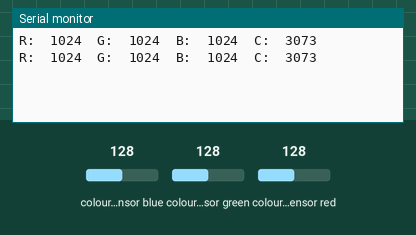
Recording of a sketch running on a simulated Arduino Uno, built with avr-gcc and run on an emulated ATmega328P. Shown: the last lines printed to the serial monitor. Inputs (shaded band) come from the test bench; at power-on: colour sensor blue 128, colour sensor green 128, colour sensor red 128.

Above: at 2.0 s.
2.1 s: colour sensor blue set to 5
At 3.2 s:
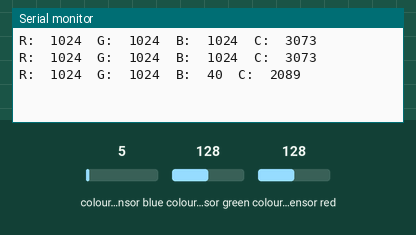
3.6 s: colour sensor green set to 5
At 3.6 s:
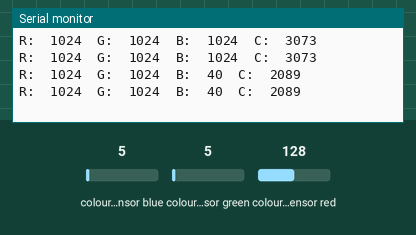
5.1 s: colour sensor red set to 5
At 6.3 s:
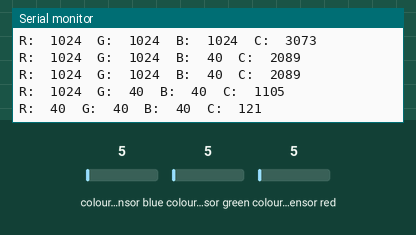
Timing chart, 0 to 8.1 s (numbered marks = the images above; inputs shaded):
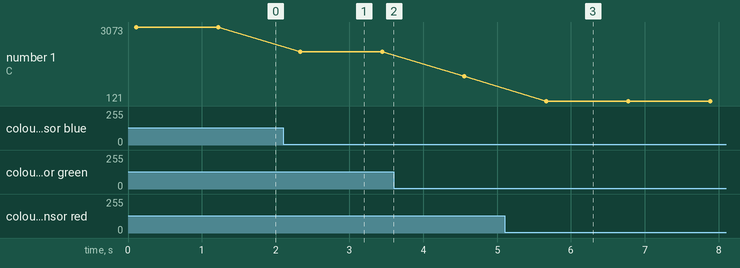

The sketch:

TCS3472_Sensor.ino
```cpp
#include "Wire.h"
#include "Adafruit_TCS34725.h"

// Initialize the TCS34725 sensor
Adafruit_TCS34725 tcs = Adafruit_TCS34725(TCS34725_INTEGRATIONTIME_50MS, TCS34725_GAIN_4X);

void setup() {
  Serial.begin(9600);

  // Initialize the sensor
  if (!tcs.begin()) {
    Serial.println("No TCS34725 found ... check your connections");
    while (1); // halt if the sensor is not found
  }
}

void loop() {
  uint16_t clear, red, green, blue;

  // Enable the sensor LED
  tcs.setInterrupt(false);
  delay(60); // Takes 50ms to read

  // Get the RGB values
  tcs.getRawData(&red, &green, &blue, &clear);

  // Disable the sensor LED
  tcs.setInterrupt(true);

  // Print the RGB values to the serial monitor
  Serial.print("R:\t"); Serial.print(red);
  Serial.print("\tG:\t"); Serial.print(green);
  Serial.print("\tB:\t"); Serial.print(blue);
  Serial.print("\tC:\t"); Serial.print(clear);
  Serial.print("\n");

  delay(1000); // Delay between readings
}
```

Measured:
- after the input at 2.1 s, the serial monitor: prints a new line after 0.23 s (image 1)
- after the input at 5.1 s, the serial monitor: prints a new line after 0.57 s (image 3)
- plotted number 1: 3073 → 2089 after the input at 2.1 s, 2089 → 1105 after the input at 3.6 s, 1105 → 121 after the input at 5.1 s
